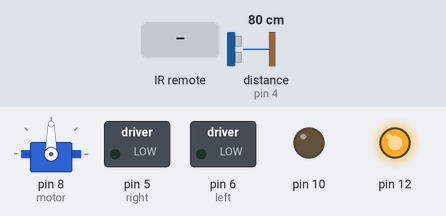
Simulated run of this sketch. Board: Arduino Uno, built with avr-gcc and run on an emulated ATmega328P. Parts: servo, switched loads named in the sketch (green lamp = pin HIGH), output pins drawn as LEDs (lit = HIGH). The test bench sets the inputs (shaded band); at power-on: distance to the obstacle (sensor on pin 4) 80 cm. The echo pulse lasts 58.3 µs per cm; pins used as bus, display or sensor lines are not drawn.

Above: at 1.2 s.
1.3 s: infrared code 0xFF6897 received
At 1.8 s:
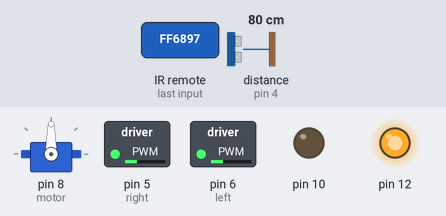
2.8 s: distance to the obstacle (sensor on pin 4) set to 33 cm
4.3 s: distance to the obstacle (sensor on pin 4) set to 27 cm
At 5.1 s:
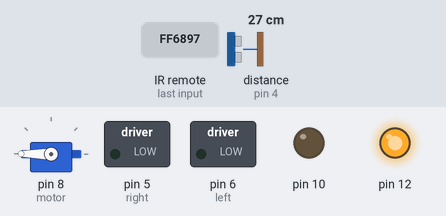
7.3 s: distance to the obstacle (sensor on pin 4) set to 35 cm
At 8.1 s:
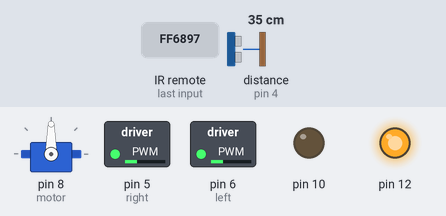
8.8 s: distance to the obstacle (sensor on pin 4) set to 2 cm
At 10.6 s:
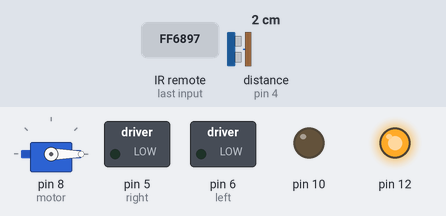
Timing chart, 0 to 12.8 s (numbered marks = the images above; inputs shaded):
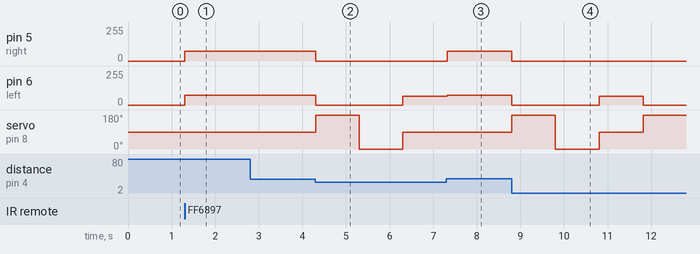

Measured:
- the behaviour switches between 30 and 29 cm on distance to the obstacle (sensor on pin 4) (found by bisection; images 1 and 2)
- after the input at 1.3 s, pin 5 (right), pin 6 (left): 0/255 → 75/255 at once
- after the input at 2.8 s, every drawn part: stays the same
- after the input at 4.3 s, pin 5 (right): 75/255 → 0/255 at once; pin 6 (left): 75/255 → 0/255 at once, → 65/255 2.0 s later; servo on pin 8 (motor): 90° → 180° at once, → 0° 1.0 s later, → 90° 1.0 s later
- after the input at 7.3 s, pin 5 (right): 0/255 → 75/255 at once; pin 6 (left): 65/255 → 75/255 at once; servo on pin 8 (motor): stays 90° (without the input it goes to 180° after 0.02 s)
- after the input at 8.8 s, pin 5 (right): 75/255 → 0/255 at once; pin 6 (left): 75/255 → 0/255 at once, → 65/255 2.0 s later, → 0/255 1.0 s later; servo on pin 8 (motor): 90° → 180° at once, → 0° 1.0 s later, → 90° 1.0 s later, → 180° 1.0 s later

The sketch:

rbt_for_edit.ino
```cpp
#include <Servo.h>
#include <IRremote.h>
#define IRreceiver 11
#define trig 2
#define echo 4
#define left 6
#define right 5

IRrecv irrecv(IRreceiver);
decode_results results;

Servo motor;
long mesure[2];//for store left side and right side obsercle distances(if any stay)
long cm;
long t;
char goes,command;
boolean remoteMode=false,ultrasonicMode=false;


void setup() {
  // put your setup code here, to run once:
  pinMode(12,OUTPUT);
  pinMode(10,OUTPUT);
  digitalWrite(12,HIGH);//as 5v pin
  digitalWrite(10,LOW);//as 0v pin
  //*****************//
  motor.attach(8);
  irrecv.enableIRIn(); // Start the receiver
  pinMode(2,OUTPUT);
  pinMode(4,INPUT);
  Serial.begin(9600);
  motor.write(90);
}

long ultraSonic(){
  digitalWrite(trig,HIGH);
  delayMicroseconds(10);
  digitalWrite(trig,LOW);
  t = pulseIn(echo,HIGH);
  cm = t/29/2;
  return cm;
  }

void servoMotor(){
  motor.write(180);
  mesure[0]=ultraSonic();
  delay(1000);
  motor.write(0);
  mesure[1]=ultraSonic();
  delay(1000);
  motor.write(90);

  }

void loop() {
  // put your main code here, to run repeatedly:
  if (irrecv.decode(&results)){
    command = translateIR();

    if(command=='O'){
      ultrasonicMode=false;
      analogWrite(left,0);
      analogWrite(right,0);
      }else if(command=='1'){
        ultrasonicMode=true;
      }else if(command=='F'&& !ultrasonicMode){
        analogWrite(left,0);
        analogWrite(right,0);
        goes='F';
      }else if(command=='L'&& !ultrasonicMode){
        analogWrite(left,0);
        analogWrite(right,0);
        goes='L';
      }else if(command=='R'&& !ultrasonicMode){
        analogWrite(left,0);
        analogWrite(right,0);
        goes='R';
      }else if(command=='B' && !ultrasonicMode){
        analogWrite(left,0);
        analogWrite(right,0);
        goes='B';
      }
      if(command=='X'){Serial.print(goes);goesModes(goes);}
    irrecv.resume();

    }else if(!ultrasonicMode){
      analogWrite(left,0);
      analogWrite(right,0);

  }


  if(ultrasonicMode){
      if(ultraSonic()<30){
        analogWrite(left,0);
        analogWrite(right,0);
        servoMotor();
        if(mesure[0]>mesure[1]){
          analogWrite(left,0);
          analogWrite(right,65);
          delay(10);
          }else{
            analogWrite(left,65);
            analogWrite(right,0);
            delay(10);
            }
        delay(1000);

        }else{
        analogWrite(left,75);
        analogWrite(right,75);

          }
  }

}


char translateIR(){
  switch(results.value){
    case 0xFF629D:
      return 'F';//Forward

    case 0xFF22DD:
      return 'L';//Left

    case 0xFF02FD:
      return 'O';//Ok

    case 0xFFC23D:
      return 'R';//Right

    case 0xFFA857:
      return 'B';//Backward

    case 0xFF6897:
      return '1';

    case 0xFF9867:
      return '2';

    case 0xFFB04F:
      return '3';

    case 0xFF30CF:
      return '4';

    case 0xFF18E7:
      return '5';

    case 0xFF7A85:
      return '6';

    case 0xFF10EF:
      return '7';

    case 0xFF38C7:
      return '8';

    case 0xFF5AA5:
      return '9';

    case 0xFF42BD:
      return '*';

    case 0xFF4AB5:
      return '0';

    case 0xFF52AD:
      return '#';

    case 0xFFFFFFFF:
      return 'X';
  }
}

void goesModes(char goes){
  switch(goes){
    case 'F':Serial.print("okkk");
      analogWrite(left,255);
      analogWrite(right,255);
      delay(100);


    }

  }
```
